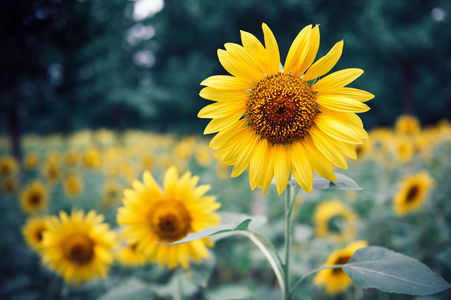
#> input picture day-097/flower.jpg, 451 x 300 px
$ python image-resize.py
#> lines starting #> are read from the running program, lines starting #| are printed output that depends on the picture
#!/usr/bin/env python3
# -*- coding: utf-8 -*-
"""
@author: 闲欢
"""
from PIL import Image

im = Image.open('flower.jpg')
#> im is the input picture: PIL image 451x300 RGB; mean R, G, B 110.1, 111.2, 69.8

img1 = im.resize((250, 250), Image.BILINEAR)
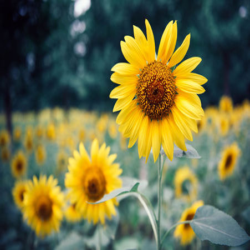
#> img1: PIL image 250x250 RGB; mean R, G, B 110.1, 111.3, 69.8
img2 = im.resize((250, 250), Image.BICUBIC)
img3 = im.resize((250, 250), Image.NEAREST)
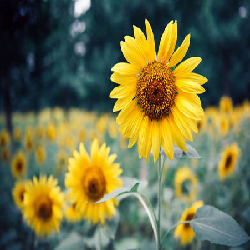
#> img3: PIL image 250x250 RGB; mean R, G, B 110.2, 111.3, 69.8

im.show()
img1.show()
img2.show()
img3.show()

$ run again, with day-097/cat.jpg copied over day-097/flower.jpg
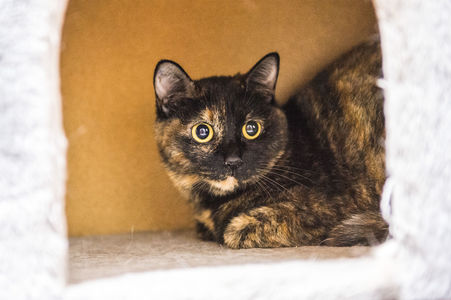
#> input picture day-097/cat.jpg, 451 x 300 px
#> im is the input picture: PIL image 451x300 RGB; mean R, G, B 180.5, 156.8, 132.5
#> `img1 = im.resize((250, 250), Image.BILINEAR)`:
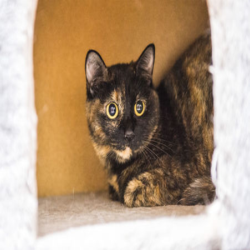
#> img1: PIL image 250x250 RGB; mean R, G, B 180.5, 156.9, 132.5
